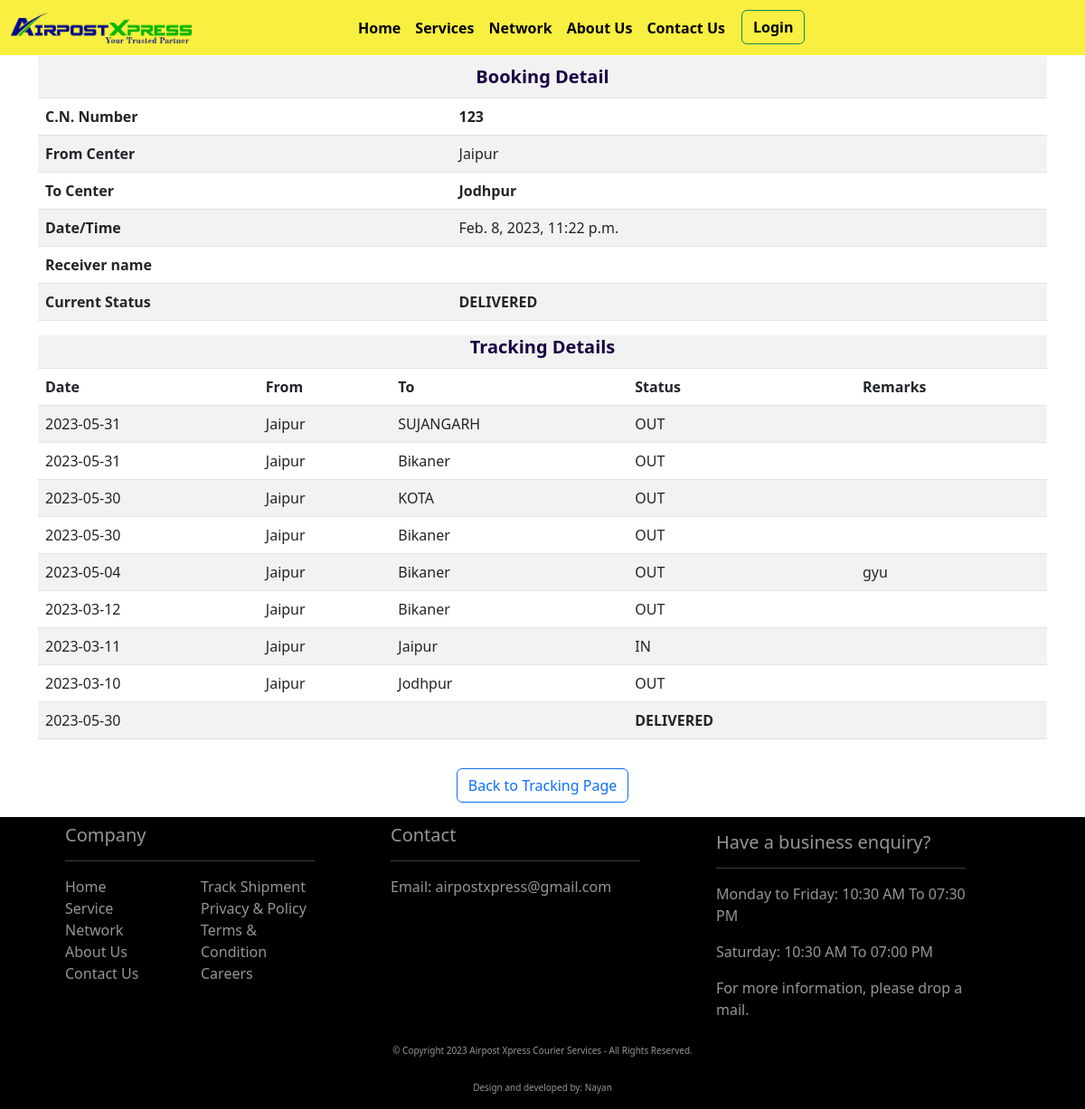
The page /tracking/123 on the database its author committed.
### api/models.py (models this page shows, shortened)
class Booking(models.Model):
    doc_date = models.DateTimeField(default=datetime.now)
    party_name = models.ForeignKey(PartyAccounts, on_delete=models.CASCADE, null=True, blank=False)
    c_note_number = models.BigIntegerField(unique=True)
    from_destination = models.ForeignKey(Destination, on_delete=models.CASCADE, related_name="from_destination", default=1)
    to_destination = models.ForeignKey(Destination, on_delete=models.CASCADE, related_name="to_destination", default=1)
    booking_type = models.ForeignKey(BookingType, on_delete=models.CASCADE, related_name="booking_types", null=True, default=1)
    sender_name = models.CharField(max_length=256, null=True, blank=True)
    sender_mobile = models.CharField(max_length=15, blank=True, null=True)
    receiver_name = models.CharField(max_length=256, null=True, blank=True)
    receiver_mobile_number = models.CharField(max_length=256, null=True, blank=False)
    ref_courier_name = models.ForeignKey(RefCourier, on_delete=models.CASCADE)
    ref_courier_number = models.CharField(max_length=50, blank=True)
    weight = models.FloatField(blank=True, null=True)
    amount = models.FloatField(blank=True, null=True)
    remarks = models.TextField(max_length=550, blank=True, null=True)
    user = models.ForeignKey(User, on_delete=models.CASCADE, null=True, blank=False)
    created_at = models.DateTimeField(auto_now_add=True, null=True)
    updated_at = models.DateTimeField(auto_now=True, null=True)
    class Meta:
        verbose_name_plural = "Booking"

class Destination(models.Model):
    name = models.CharField(max_length=256)
    class Meta:
        verbose_name_plural = "Destination"
    def __str__(self):
        return self.name

class ParcelStatus(models.Model):
    name = models.CharField(max_length=256)
    class Meta:
        verbose_name_plural = "Parcel status"
    def __str__(self):
        return self.name

class Trackinghistory(models.Model):
    c_note_number = models.ForeignKey(Booking, on_delete=models.CASCADE)
    in_out_datetime = models.DateTimeField(default=datetime.now)
    last_updated_datetime = models.DateTimeField(auto_now=True)
    d_from = models.ForeignKey(Destination, on_delete=models.CASCADE, related_name="destination_in")
    d_to = models.ForeignKey(Destination, on_delete=models.CASCADE, related_name="destination_out")
    status = models.ForeignKey(ParcelStatus, on_delete=models.CASCADE, related_name="status")
    remarks = models.TextField(blank=True, null=True)
    user = models.ForeignKey(User, on_delete=models.CASCADE, null=True, blank=False)
    class Meta:
        verbose_name_plural = "Tracking history"

class DrsTransactionHistory(models.Model):
    docket_number = models.CharField(max_length=40, blank=False, null=True)
    origin = models.CharField(max_length=60, blank=True, null=True)
    consignee_name = models.CharField(max_length=256, blank=True, null=True)
    drs_number = models.CharField(max_length=40, blank=True, null=True)
    status = models.ForeignKey(ParcelStatus, on_delete=models.CASCADE, blank=False, null=True)
    reason = models.TextField(max_length=500, blank=True, null=True)
    user = models.ForeignKey(User, models.CASCADE, blank=False, null=True)
    created_at = models.DateTimeField(auto_now_add=True, null=True, blank=True)
    updated_at = models.DateTimeField(auto_now=True, null=True, blank=True)
    class Meta:
        verbose_name_plural = "DRS Transaction History"

### api/views.py (the view)
# urls.py: path(r"tracking/", home, name="only_tracking"),
def tracking(request, tracking_number):
    try:
        tracking_number = int(tracking_number)
        if tracking_number:
            data = Booking.objects.filter(c_note_number=tracking_number)
            if data.exists():
                booking_details = data[0]
                tracking_history = Trackinghistory.objects.filter(c_note_number=booking_details).order_by('-in_out_datetime')
                if_drs = None
                last_status = "Shipment information sent to Airpost Xpress"
                if tracking_history.exists():
                    last_status = str(tracking_history[0].status) + " - " + str(tracking_history[0].d_to)
                if booking_details.ref_courier_name.type != 'Internal':
                    tracking_history = {}
                    token_obj = Token.objects.all().values()
                    token = ""
                    if token_obj:
                        token = token_obj[0]["token"]
                    url = str(booking_details.ref_courier_name.link).format(token) + str(booking_details.ref_courier_number)
                    try:
                        response = requests.post(url, headers={"content-type": "application/json"}, timeout=2)
                        data_load_from_another_site = response.json()
                        last_status = data_load_from_another_site.get("MostRecentStatus", "-")
                        tracking_history = data_load_from_another_site.get("Checkpoints", "")
                        if len(tracking_history) <= 2:
                            for i in tracking_history:
                                if str(i.get("Activity")).__contains__("No information present for consignment"):
                                    tracking_history = tracking_history[0]
                                    int("a")
                    except Exception as e:
                        selenium = False
                        if booking_details.ref_courier_name.if_multiple:
                            url = booking_details.ref_courier_name.multi_link
                            url = url.format(booking_details.ref_courier_number)
                        else:
                            if booking_details.ref_courier_name.selenium:
                                selenium = True
                                url = str(booking_details.ref_courier_name.multi_name) + "UUUU" + str(booking_details.ref_courier_number)
                        if selenium:
                            url = f'For latest updates click on this Ref No. <a id="sele_data" class="text-primary sele_data_1" data-sid="{url}" >{booking_details.c_note_number}</a>'
                        else:
                            url = f'For latest updates click on this Ref No. <a href="{url}" target="_blank">{booking_details.c_note_number}</a>'
                        tracking_history["Date"] = ""
                        tracking_history["Location"] = ""
                        tracking_history["CheckpointState"] = ""
                        tracking_history["Activity"] = url
                        tracking_history = [tracking_history,]
                else:
                    final_status = DrsTransactionHistory.objects.filter(docket_number=tracking_number).order_by("-created_at")
                    if final_status.exists():
                        final_status = final_status[0]
                        if_drs = 1
                        last_status = final_status.status
                        reason = ""
                        if final_status.reason:
                            reason = final_status.reason
                        return render(request, "tracking.html", {"booking_details": booking_details, "tracking_history": tracking_history,
                    "last_status": last_status, "today_date": today_date, "drs_details": if_drs, "status": final_status.status, "reason": reason, "date": final_status.created_at})
                return render(request, "tracking.html", {"booking_details": booking_details, "tracking_history": tracking_history,
                "last_status": last_status, "today_date": today_date, "drs_details": if_drs})
        return redirect("home")
    except Exception as e:
        print(e)
        return redirect("home")

### api/templates/tracking.html (shortened to what this page needs)
{% extends "base.html" %} {% load static %} {% block title %}Tracking{% endblock title %} {% block content %}
<div class="container">
    <div class="row mt-4">
        <div class="col-12">
            <div class="table-responsive">
                <table class="table table-striped">
                    <tbody>
                        <tr>
                            <th scope="row" colspan="2" class="tracking_head">Booking Detail</th>
                        </tr>
                        <tr>
                            <th scope="row">C.N. Number</th>
                            <td><b>{{ booking_details.c_note_number }}</b></td>
                        </tr>
                        <tr>
                            <th scope="row">From Center</th>
                            <td>{{ booking_details.from_destination }}</td>
                        </tr>
                        <tr>
                            <th scope="row">To Center</th>
                            <td><b>{{ booking_details.to_destination }}</b></td>
                        </tr>
                        <tr>
                            <th scope="row">Date/Time</th>
                            <td>{{ booking_details.doc_date }}</td>
                        </tr>
                        <tr>
                            <th scope="row">Receiver name</th>
                            <td>{{ booking_details.receiver_name }}</td>
                        </tr>
                        <tr>
                            <th scope="row">Current Status</th>
                            <td><b>{{ last_status }}</b></td>
                        </tr>
                    </tbody>
                </table>
            </div>
        </div>
    </div>
</div>
<div class="container">
    <div class="row">
        {% if booking_details.ref_courier_name.type == 'Internal' %}
        <div class="col-12">
            <div class="scrollme">
                <table class="table table-striped table-responsive">
                    <tbody>
                        <tr>
                            <th class="tracking_head" colspan="5">Tracking Details</th>
                        </tr>
                        <tr>
                            <th>Date</th>
                            <th>From</th>
                            <th>To</th>
                            <th>Status</th>
                            <th>Remarks</th>
                        </tr>
                        {% for track_his in tracking_history %}
                        <tr>
                            <td>{{ track_his.in_out_datetime|date:"Y-m-d" }}</td>
                            <td>{{ track_his.d_from }}</td>
                            <td>{{ track_his.d_to }}</td>
                            <td>{{ track_his.status }}</td>
                            {% if track_his.remarks %}
                            <td>{{ track_his.remarks }}</td>
                            {% else %}
                            <td></td>
                            {% endif %}
                        </tr>
                        {% endfor %} {% if drs_details == 1 %}
                        <tr>
                            <td>{{ date|date:"Y-m-d" }}</td>
                            <td>{{ track_his.d_from }}</td>
                            <td>{{ track_his.d_to }}</td>
                            <td><b>{{ status }}</b></td>
                            {% if reason %}
                            <td>{{ reason }}</td>
                            {% else %}
                            <td>{{ reason }}</td>
                            {% endif %}
                        </tr>
                        {% endif %}
                    </tbody>
                </table>
            </div>
        </div>
        {% endif %}
        <div class="container">
            <div class="row justify-content-center">
                <div class="col-12 text-center mb-3 mt-3">
                    <a href="{% url 'home' %}"><button type="button" class="btn btn-outline-primary">Back to Tracking Page</button></a>
                </div>
            </div>
        </div>
    </div>
</div>
{% include 'tracking_ajax.html' %} {% endblock content %}

### api/static/css/tracking.css (style rules this page uses)
.tracking_head { text-align: center; font-weight: bolder; font-size: 20px; color: rgb(26, 2, 66) !important; }
.scrollme { overflow: auto; }

### api/static/css/dashboard.css (style rules this page uses)
.table-responsive { margin-top: -10px; max-height: 450px !important; }

### rows shown on the page
Booking: c_note_number "123", from_destination "Jaipur", to_destination "Jodhpur", doc_date "Feb. 8, 2023, 11:22 p.m."
ParcelStatus: name "DELIVERED"
Trackinghistory: in_out_datetime "2023-05-31", d_from "Jaipur", d_to "SUJANGARH", status "OUT"
Trackinghistory: in_out_datetime "2023-05-31", d_from "Jaipur", d_to "Bikaner", status "OUT"
Trackinghistory: in_out_datetime "2023-05-30", d_from "Jaipur", d_to "KOTA", status "OUT"
Trackinghistory: in_out_datetime "2023-05-30", d_from "Jaipur", d_to "Bikaner", status "OUT"
Trackinghistory: in_out_datetime "2023-05-04", d_from "Jaipur", d_to "Bikaner", status "OUT", remarks "gyu"
Trackinghistory: in_out_datetime "2023-03-12", d_from "Jaipur", d_to "Bikaner", status "OUT"
Trackinghistory: in_out_datetime "2023-03-11", d_from "Jaipur", d_to "Jaipur", status "IN"
Trackinghistory: in_out_datetime "2023-03-10", d_from "Jaipur", d_to "Jodhpur", status "OUT"
DrsTransactionHistory: created_at "2023-05-30"

### other values the page prints
{{ today_date }} "2023"
